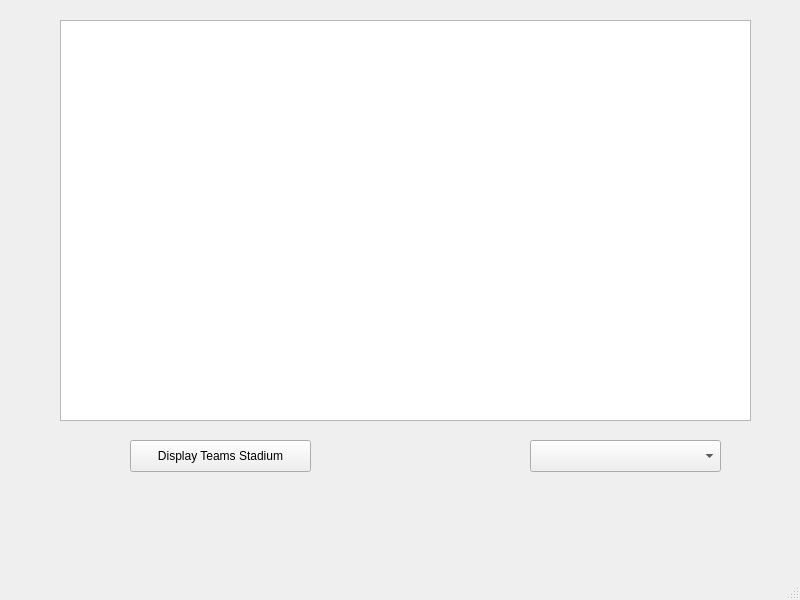
<?xml version="1.0" encoding="UTF-8"?>
<ui version="4.0">
 <class>MainWindow</class>
 <widget class="QMainWindow" name="MainWindow">
  <property name="geometry">
   <rect>
    <x>0</x>
    <y>0</y>
    <width>800</width>
    <height>600</height>
   </rect>
  </property>
  <property name="windowTitle">
   <string>MainWindow</string>
  </property>
  <widget class="QWidget" name="centralwidget">
   <widget class="QStackedWidget" name="stackedWidget">
    <property name="geometry">
     <rect>
      <x>10</x>
      <y>-10</y>
      <width>771</width>
      <height>551</height>
     </rect>
    </property>
    <property name="currentIndex">
     <number>3</number>
    </property>
    <widget class="QWidget" name="Login">
     <widget class="QGroupBox" name="groupBox">
      <property name="geometry">
       <rect>
        <x>200</x>
        <y>150</y>
        <width>381</width>
        <height>221</height>
       </rect>
      </property>
      <property name="title">
       <string>Login</string>
      </property>
      <widget class="QPushButton" name="Loginbtn">
       <property name="geometry">
        <rect>
         <x>60</x>
         <y>170</y>
         <width>112</width>
         <height>32</height>
        </rect>
       </property>
       <property name="text">
        <string>Login</string>
       </property>
      </widget>
      <widget class="QPushButton" name="ClearBtn">
       <property name="geometry">
        <rect>
         <x>220</x>
         <y>170</y>
         <width>112</width>
         <height>32</height>
        </rect>
       </property>
       <property name="text">
        <string>Clear</string>
       </property>
      </widget>
      <widget class="QWidget" name="layoutWidget">
       <property name="geometry">
        <rect>
         <x>170</x>
         <y>50</y>
         <width>171</width>
         <height>101</height>
        </rect>
       </property>
       <layout class="QVBoxLayout" name="verticalLayout">
        <item>
         <widget class="QLineEdit" name="usernamelineedit"/>
        </item>
        <item>
         <widget class="QLineEdit" name="passwordlineedit">
          <property name="echoMode">
           <enum>QLineEdit::Password</enum>
          </property>
         </widget>
        </item>
       </layout>
      </widget>
      <widget class="QWidget" name="layoutWidget">
       <property name="geometry">
        <rect>
         <x>40</x>
         <y>50</y>
         <width>101</width>
         <height>91</height>
        </rect>
       </property>
       <layout class="QVBoxLayout" name="verticalLayout_2">
        <item>
         <widget class="QLabel" name="usernamelbl">
          <property name="text">
           <string>Username</string>
          </property>
         </widget>
        </item>
        <item>
         <widget class="QLabel" name="passwordlbl">
          <property name="text">
           <string>Password</string>
          </property>
         </widget>
        </item>
       </layout>
      </widget>
     </widget>
    </widget>
    <widget class="QWidget" name="Planning"/>
    <widget class="QWidget" name="Admin">
     <widget class="QPushButton" name="loadTeamInfobtn">
      <property name="geometry">
       <rect>
        <x>250</x>
        <y>60</y>
        <width>281</width>
        <height>32</height>
       </rect>
      </property>
      <property name="text">
       <string>Load Team Info</string>
      </property>
     </widget>
     <widget class="QPushButton" name="gotodisplaybtn">
      <property name="geometry">
       <rect>
        <x>260</x>
        <y>150</y>
        <width>281</width>
        <height>32</height>
       </rect>
      </property>
      <property name="text">
       <string>Go to Display</string>
      </property>
     </widget>
    </widget>
    <widget class="QWidget" name="Displaytable">
     <widget class="QTableView" name="tableView">
      <property name="geometry">
       <rect>
        <x>50</x>
        <y>30</y>
        <width>691</width>
        <height>401</height>
       </rect>
      </property>
     </widget>
     <widget class="QPushButton" name="display">
      <property name="geometry">
       <rect>
        <x>120</x>
        <y>450</y>
        <width>181</width>
        <height>32</height>
       </rect>
      </property>
      <property name="text">
       <string>Display Teams Stadium</string>
      </property>
     </widget>
     <widget class="QComboBox" name="teamcombobox">
      <property name="geometry">
       <rect>
        <x>520</x>
        <y>450</y>
        <width>191</width>
        <height>32</height>
       </rect>
      </property>
     </widget>
    </widget>
   </widget>
  </widget>
  <widget class="QMenuBar" name="menubar">
   <property name="geometry">
    <rect>
     <x>0</x>
     <y>0</y>
     <width>800</width>
     <height>22</height>
    </rect>
   </property>
  </widget>
  <widget class="QStatusBar" name="statusbar"/>
 </widget>
 <resources/>
 <connections/>
</ui>
